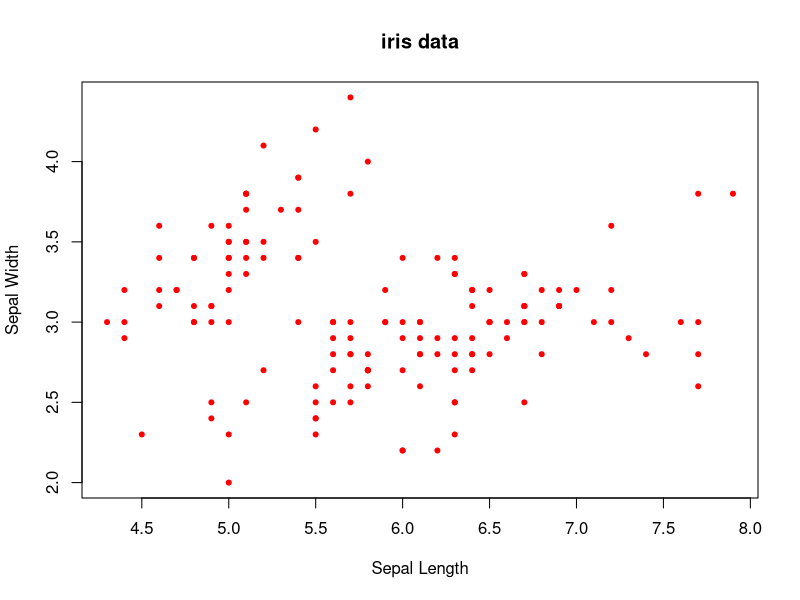
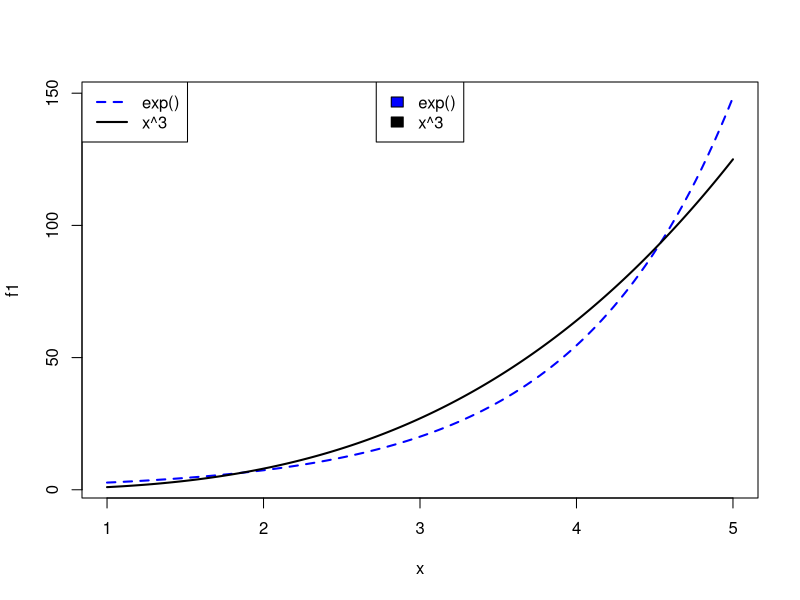
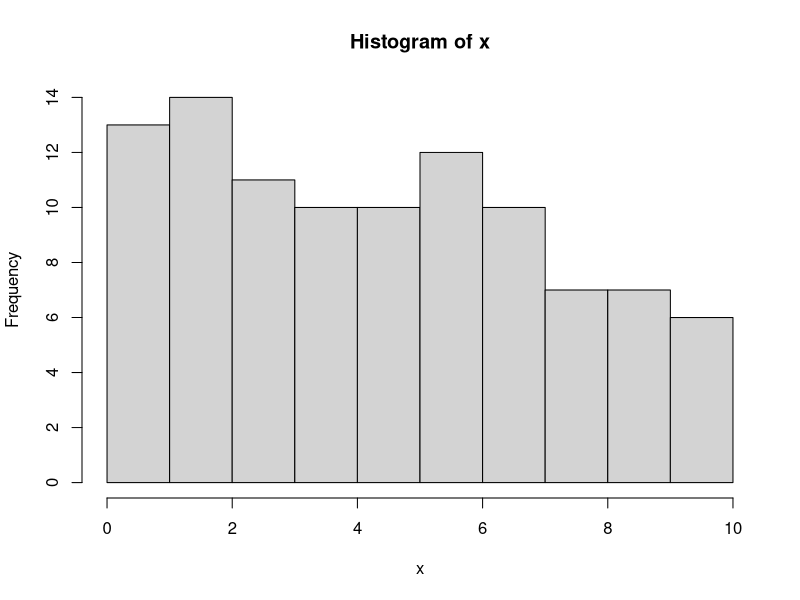
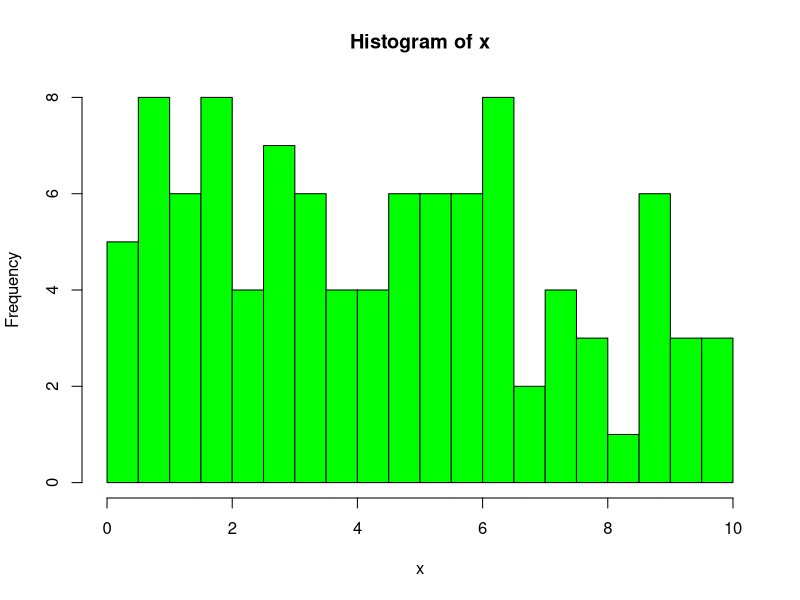

Recreate these plots in R, in order.
iris
View(iris)
?par

plot(iris$Sepal.Length, iris$Sepal.Width,
     type = "p",
     main = "iris data",
     xlab = "Sepal Length",
     ylab = "Sepal Width",
     pch = 20,
     col = "red")

f1 <- function(n){exp(n)}
f1(2)
?plot

plot(f1,1,5,
     type = "l",
     lty = 2,
     lwd = 2,
     col = "blue")

x <- seq(1,5,by=0.01)
y <- x^3

lines(x,y,lwd=2)

legend("topleft", legend = c("exp()", "x^3"),
       col = c("blue","black"),
       lty = c(2,1),
       lwd = 2)

legend("top", legend = c("exp()", "x^3"),
       fill = c("blue","black"))

set.seed(1997)
x <- runif(100,0,10)

hist(x)
hist(x, breaks = seq(0,10,0.5), col = "green")

hist(x,plot=FALSE)$counts






